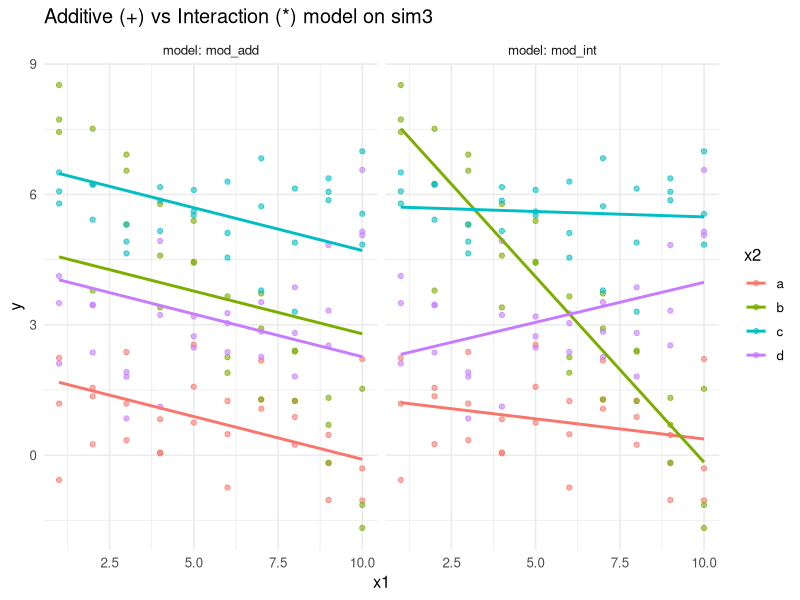
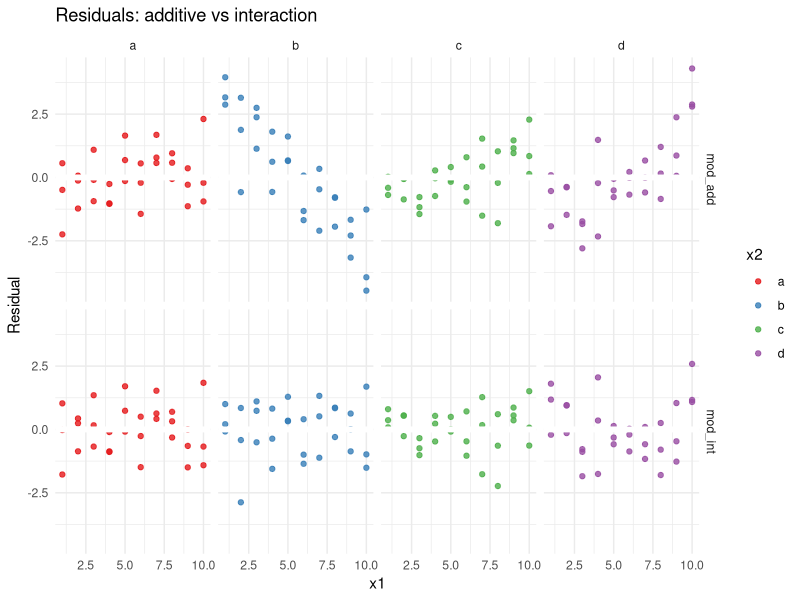

Here is the R script that generated these plots, in order:
## ---- chunk 1
knitr::opts_chunk$set(echo = TRUE, message = FALSE, warning = FALSE,
                      fig.width = 9, fig.height = 5)
## ---- chunk 2
library(tidyverse)
library(modelr)
options(na.action = na.warn)
data("sim1", package = "modelr")
data("sim3", package = "modelr")
sim1_base <- sim1
## ---- chunk 3
mod_add <- lm(y ~ x1 + x2,  data = sim3)
mod_int <- lm(y ~ x1 * x2,  data = sim3)

grid_sim3 <- sim3 |>
  data_grid(x1, x2) |>
  gather_predictions(mod_add, mod_int)

ggplot(sim3, aes(x1, y, colour = x2)) +
  geom_point(alpha = 0.6) +
  geom_line(data = grid_sim3, aes(y = pred), linewidth = 1) +
  facet_wrap(~ model, labeller = label_both) +
  labs(title = "Additive (+) vs Interaction (*) model on sim3") +
  theme_minimal(base_size = 12)
## ---- chunk 4
sim3 |>
  gather_residuals(mod_add, mod_int) |>
  ggplot(aes(x1, resid, colour = x2)) +
  geom_point(alpha = 0.8) +
  geom_ref_line(h = 0) +
  facet_grid(model ~ x2) +
  scale_colour_brewer(palette = "Set1") +
  labs(title = "Residuals: additive vs interaction", y = "Residual") +
  theme_minimal(base_size = 11)
# mod_add residuals show systematic within-group patterns (slopes differ by group).
# mod_int residuals show random scatter — the interaction captures the slope differences.
## ---- chunk 5
AIC(mod_add, mod_int)
cat("Additive R²:   ", round(summary(mod_add)$r.squared, 4), "\n")
cat("Interaction R²:", round(summary(mod_int)$r.squared, 4), "\n")
# Interaction model has lower AIC → preferred for sim3.
## ---- chunk 6
# WRONG: y ~ x^2 + x collapses to y ~ x
model_matrix(sim1_base, y ~ x^2 + x) |> head(3)

# CORRECT: I() protects exponentiation
model_matrix(sim1_base, y ~ I(x^2) + x) |> head(3)
# Two distinct columns: (Intercept), I(x^2), x
